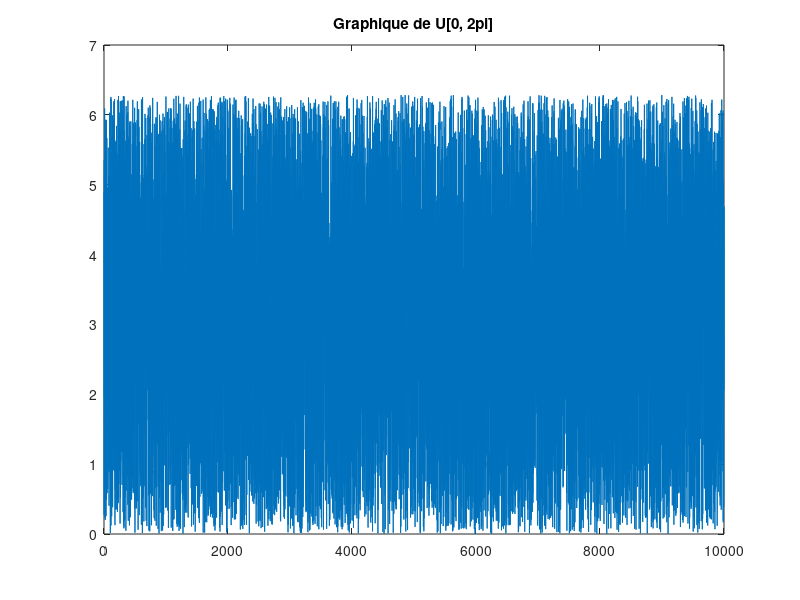

This chart was generated by the following MATLAB code: (Note: this script raises an error after producing the figure.)

%% Clean up
clc % vide ligne de commande
clear all % vide workspace
close all % vide fenetres et graphiques

% Angle de l'erreur : err_angle
% Module de l'erreur : r
% Module de l'erreur théorique : r_theo

%% Constantes
N = 10000;
sigma_2 = [4, 16];
D0 = [50, 100];
phi0 = [15, 30];

%% 1. Initilisation a)
U = rand(1, N);
err_angle = 2*pi*U;

dx = 1;
x = [0:dx:N-1];

figure
plot(x, err_angle)
title("Graphique de U[0, 2\pi]")

%% 1. Histogramme b)
figure
histogram(U)
title("Histogramme U[0, 1]")

%% 1. Loi de Rayleigh c)
dr = 0.01;
r = [0:dr:10];

figure
for s = [0.25 1 4 9 16]
    fr = (r./s).*exp(-((r.^2)./(2*s))); 
    plot(r, fr)
    hold on
end
title("Loi de Rayleigh théorique")
xlabel("r")
legend('\sigma^2=0.25', '\sigma^2=1', '\sigma^2=4', '\sigma^2=9', '\sigma^2=16');
hold off

%% 1. Méthode d'inversion de la CDF e) f)
dp = 0.01;
p = [0:dp:1];

subplot(2, 1, 1)
r1 = gen_nombres(p, sigma_2(1));
plot_module_err(p, r1, sigma_2(1))

subplot(2, 1, 2)
r2 = gen_nombres(p, sigma_2(2));
plot_module_err(p, r2, sigma_2(2))


%% 1. Comparaison des histogrammes g)

% Génération des nombres
p = rand(1, N);
r1 = gen_nombres(p, sigma_2(1));
r2 = gen_nombres(p, sigma_2(2));

figure
subplot(2, 1, 1);
histogram(r1)
title("Histogramme des 10,000 nombre générés")

% Génération des nombres théoriquement
r_theo = raylrnd(1, N, 1);

subplot(2, 1, 2); 
histfit(r_theo, 50,"rayleigh")
title("Histogramme des 10,000 nombre générés théoriquement selon la distribution de Rayleigh")

%% 2. Nuage de points des couples [r err_angle]
figure
subplot(2, 1, 1)
scatter_module_err(r1, err_angle, sigma_2(1))

subplot(2, 1, 2)
scatter_module_err(r2, err_angle, sigma_2(2))

%% 3. Valeurs aléatoires de la distance radiale et de l'angle de visée du radar
[D1, phi1] = couple_D_phi(D0(1), phi0(1), err_angle, r1);
figure
subplot(2, 1, 1)
scatter_couple_D_phi(D1, phi1, D0(1))

[D2, phi2] = couple_D_phi(D0(2), phi0(2), err_angle, r2);
subplot(2, 1, 2)
scatter_couple_D_phi(D2, phi2, D0(2))

%% 4. Distances axiales [Dx Dy]
[Dx, Dy] = distaces_axiales(D0(1), phi0(1), r1, err_angle);
figure
subplot(3, 1, 1)
scatter_couple_Dx_Dy(Dx, Dy, D0(1));
subplot(3, 1, 2)
plot(x, Dx)
title("Graphique des réalisations Dx en fonction des indices de itérations")

subplot(3, 1, 3)
plot(x, Dy)
title("Graphique des réalisations Dy en fonction des indices de itérations")

%% 5. Histogramme des distances axiales Dx et Dy
%count = Dx.Values;
%plot(count./N)
figure
y = histogram(Dx)
hold on
freq = y.Values;
plot(freq)
hold off

%% Functions 
function [r] = gen_nombres(p, sigma_2)
    r = sqrt(-2*sigma_2.*log(1-p));
end

function plot_module_err(p, r, sigma_2)
    plot(p, r)
    title("Graphique du module de l'erreur sur 10,000 réalisations pour \sigma^2=" + sigma_2);
end

function scatter_module_err(r, err_angle, sigma_2)
    scatter(r, err_angle)
    title("Nuage de points des couples [r \theta] pour \sigma^2=" + sigma_2);
end

function scatter_couple_D_phi(r, err_angle, D0)
    scatter(r, err_angle)
    title("Nuage de points des couples [D \phi] pour D0=" + D0);
end

function scatter_couple_Dx_Dy(Dx, Dy, D0)
    scatter(Dx, Dy)
    title("Nuage de points des couples [Dx Dy] pour D0=" + D0);
end

function [D, phi] = couple_D_phi(D0, phi0, theta, r)
    D = D0 + r.*cos(theta);
    phi = phi0 + r.*sin(theta);
end

function [Dx, Dy] = distaces_axiales(D, phi, r, theta)
    Dx = (D)*cosd(phi) + r.*cos(theta);
    Dy = (D)*sind(phi) + r.*sin(theta);
end
